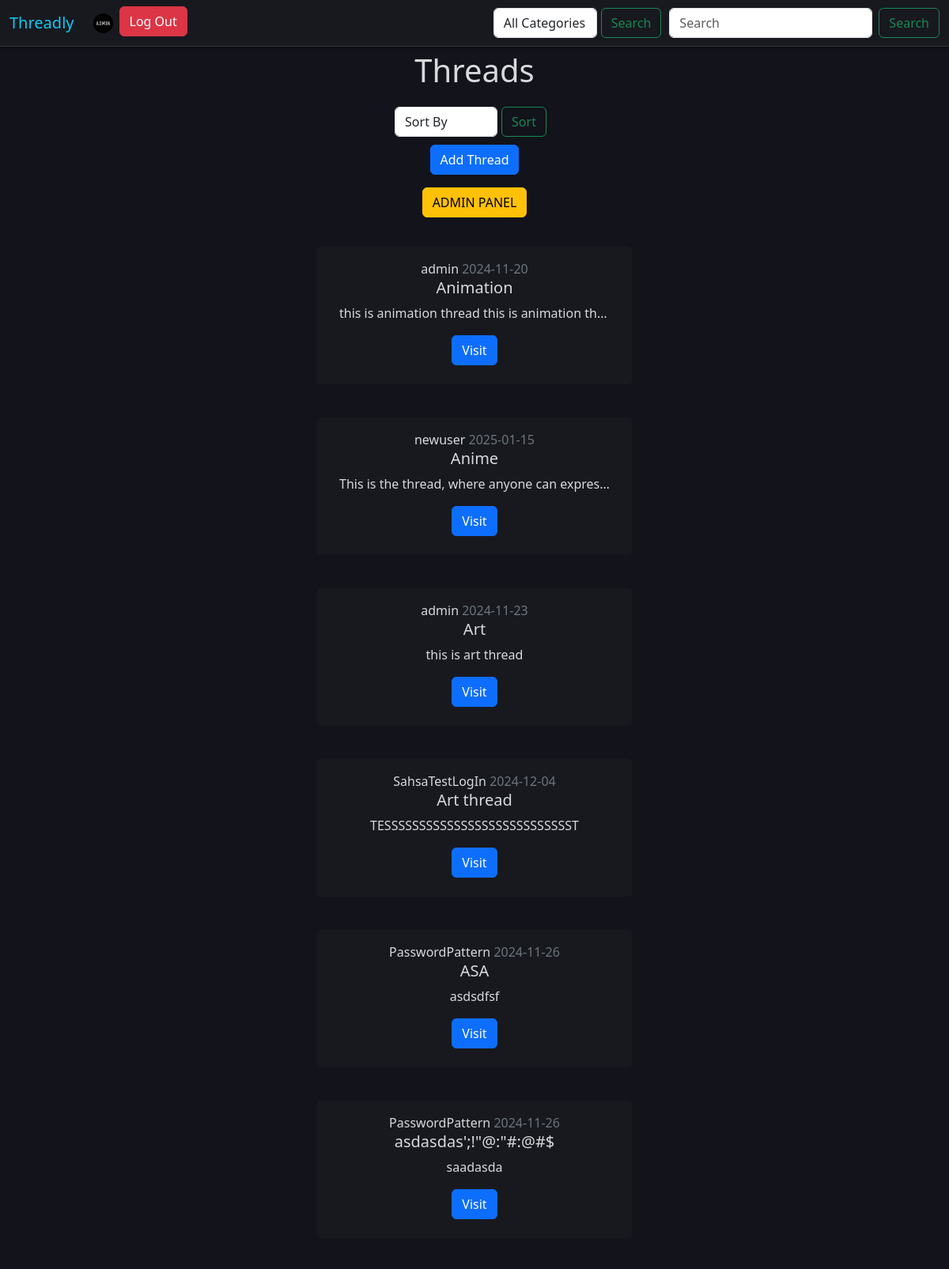
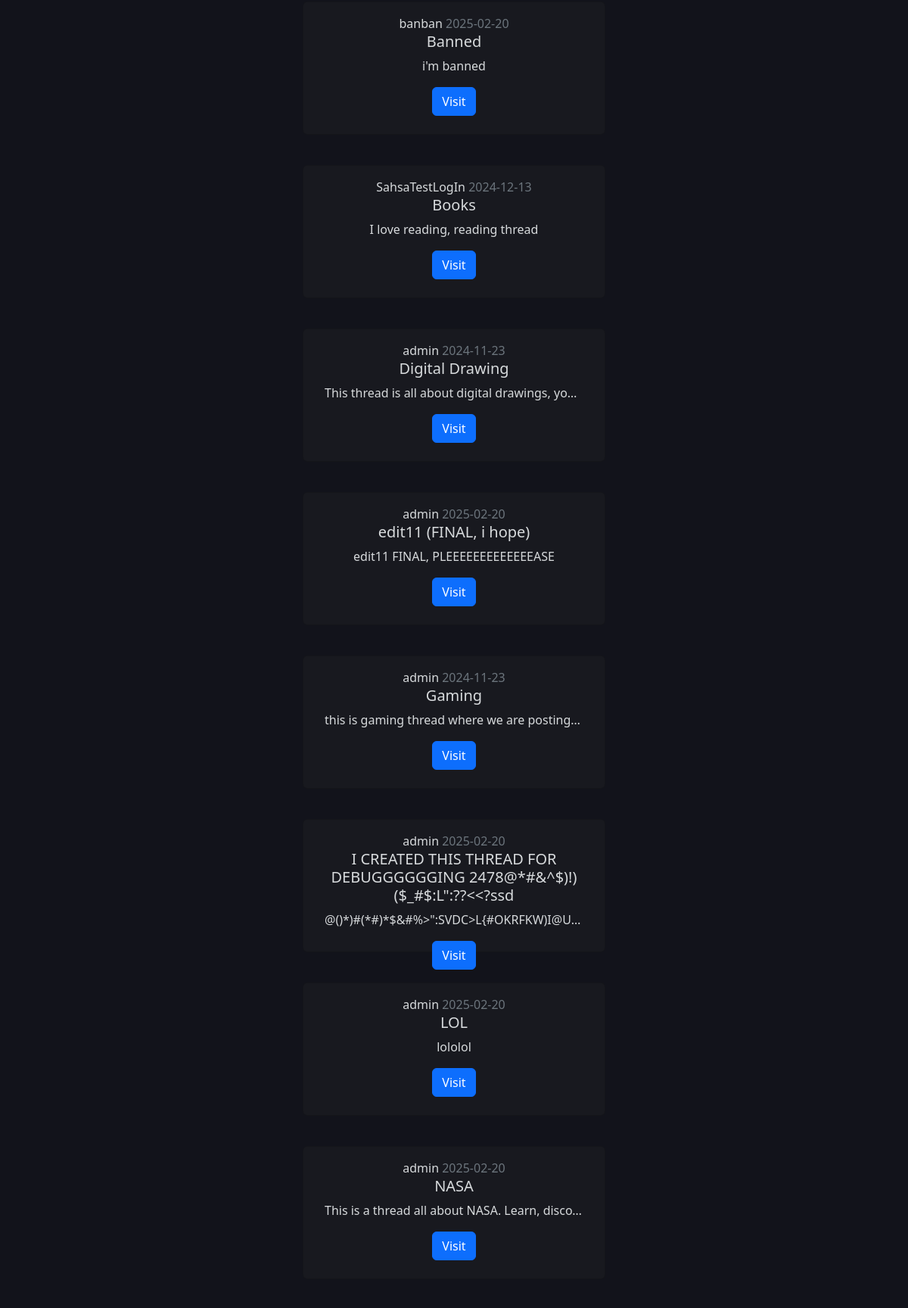
Page /show_thread.php (signed in, upper part) on the committed database (2 pictures, top to bottom).
### tables this page shows
CREATE TABLE `users` (
  `login` varchar(50) NOT NULL,
  `name` varchar(50) NOT NULL,
  `surname` varchar(50) NOT NULL,
  `email` varchar(50) NOT NULL,
  `password` varchar(255) NOT NULL,
  `birth_date` date NOT NULL,
  `role` enum('user','admin') NOT NULL DEFAULT 'user',
  `pfp` varchar(255) NOT NULL DEFAULT 'default_pfp.png',
  `about` varchar(100) DEFAULT NULL
);

CREATE TABLE `threads` (
  `name` varchar(100) NOT NULL,
  `url_name` varchar(30) NOT NULL,
  `user_login` varchar(50) NOT NULL,
  `description` varchar(700) NOT NULL,
  `date` date NOT NULL DEFAULT current_timestamp(),
  `status` enum('Public','Private') NOT NULL,
  `name_category` varchar(50) NOT NULL,
  `pinned_post` int(11) DEFAULT NULL
);

### show_thread.php (the view, shortened to what this page needs)
<?php
    include 'header.php';
    $conn = mysqli_connect($DB_HOST, $DB_USER, $DB_PASS, $DB_NAME) or die('Nie można się połączyć z bazą');
    $category_url = $_GET['category'] ?? '';
    $search = isset($_GET['search']) ? trim($_GET['search']) : '';
    $sort = isset($_GET['sort']) ? trim($_GET['sort']) : '';
    $category_url = mysqli_real_escape_string($conn, $category_url);
    $category = '';
    $user_login = (isset($_SESSION['user_login'])) ? $user_login = $_SESSION['user_login'] : '';
    $user_verif = 'SELECT * FROM `users` WHERE `login`="'.$user_login.'";';
    $result = mysqli_query($conn, $user_verif);
?>
<!DOCTYPE html>
<html lang="en">
<head>
    <link href="https://cdn.jsdelivr.net/npm/bootstrap@5.3.3/dist/css/bootstrap.min.css" rel="stylesheet">
    <link rel="stylesheet" href="style.css">
  </head>
<body>
    <section class="row justify-content-center">
      <?php
         create_header();
        if (!isset($_SESSION['user_login']))
        {
            notloggedin();
        }
        else
        {
            loggedin($user_login);
        }
         end_header();
      ?>
        <section class="row justify-content-center black-bg">
          <p class="text-center fs-1">Threads</p>
            <form class="d-flex justify-content-center" action="show_thread.php" method="GET" style="margin-right: 10px; margin-bottom:10px;">
                <select name="sort" class="form-control mr-2" style="width:130px;">
                  <option value="">Sort By</option>
                </select>
                <button class="btn btn-outline-success" type="submit" style="margin-left: 5px;">Sort</button>
            </form>
        <?php
            if (!empty($category_url))
            {
              echo '<p class="text-center fs-6">Category: '.$category['name'].'<p>';
              $q1 = 'SELECT * FROM threads WHERE name_category = "' . $category_url . '";';
            }
            else if (!empty($search))
            {
              $q1 = 'SELECT * FROM threads WHERE `name` LIKE "%' . $search . '%" OR `description` LIKE "%' . $search . '%" OR `user_login` LIKE "%' . $search . '%";';
            }
            else if (!empty($sort))
            {
              $q1 = 'SELECT * FROM threads WHERE 1 ORDER BY `'.$sort.'` ASC;';
              if ($sort == 'popular')
              {
                $q1 = 'SELECT threads.*, COUNT(posts.id_post) AS post_count FROM threads LEFT JOIN posts ON threads.url_name = posts.thread GROUP BY threads.url_name ORDER BY post_count DESC;';
              }
            }
            else
            {
              $q1 = 'select * from threads';
            }
            if (isset($_SESSION['user_login']))
            {
                echo '<p class="text-center"><a href="create_thread.php" class="btn btn-primary">Add Thread</a></p>';
            };
            if (isset($_SESSION['user_login']) && $_SESSION['user_login'] == 'admin')
            {
                echo '<p class="text-center"><a href="admin_panel.php" class="btn btn-warning">ADMIN PANEL</a></p>';
            };
            $threads = mysqli_query($conn, $q1);
            while($wi=mysqli_fetch_array($threads))
            {
                echo '<section class="row justify-content-center" style="padding: 20px;">
                  <div class="card text-center lblack-bg" style="max-width: 25rem; height: 11rem;">
                    <div class="card-body">
                        <a class="fs-6" href="profile.php?user='.$wi['user_login'].'" style="text-decoration: none; color: #D7DADC;">'.($wi['user_login']).'</a>
                        <span class="fs-6 text-secondary">'.($wi['date']).'</span>
                        <h5 class="card-title">'.$wi['name'].'</h5>
                        <p class="card-text text-truncate">'.$wi['description'].'</p>
                        <a href="thread.php?thread='.$wi['url_name'].'" class="btn btn-primary">Visit</a>
                    </div>
                  </div>
                </section>';
            }
            ?>
        </section>
     </section>
</body>
</html>

### header.php (shortened to what this page needs)
<?php
function create_header()
{
    echo '<section class="row justify-content-center header">
    <nav class="navbar navbar-expand-lg lblack-bg">
      <div class="container-fluid">
          <a class="navbar-brand text-info" href="show_thread.php">Threadly</a>
          <button class="navbar-toggler" type="button" data-bs-toggle="collapse" data-bs-target="#navbarSupportedContent" aria-controls="navbarSupportedContent" aria-expanded="false" aria-label="Toggle navigation">
            <span class="navbar-toggler-icon"></span>
          </button>
          <div class="collapse navbar-collapse" id="navbarSupportedContent">
            <ul class="navbar-nav me-auto mb-2 mb-lg-0"\>';
}
function loggedin($user_login)
{
  require 'config.php';
  $conn = mysqli_connect($DB_HOST, $DB_USER, $DB_PASS, $DB_NAME) or die('Nie można się połączyć z bazą');
  $q = 'SELECT * FROM users WHERE `login` = "'.$user_login.'";';
  $result = mysqli_query($conn, $q);
  $user = mysqli_fetch_assoc($result);
  echo '
  <li class="nav-item">
    <a class="nav-link text-light" href="profile.php?user='.$user_login.'"><img src="uploads/pfp/'.$user['pfp'].'" style="width: 25px; height: 25px; border-radius: 50%;"></a>
  </li>
  <li class="nav-item">
    <a href="logout.php" class="btn btn-danger">Log Out</a>
  </li>';
}
function end_header()
{
    echo '</ul>
    <form class="d-flex" action="show_thread.php" method="GET" style="margin-right: 10px;">
              <select name="category" class="form-control mr-2">
                <option value="">All Categories</option>';
              echo '</select>
              <button class="btn btn-outline-success" type="submit" style="margin-left: 5px;">Search</button>
        </form>
            <form class="d-flex" role="search" action="show_thread.php" method="GET">
              <input class="form-control me-2" type="search" placeholder="Search" aria-label="Search" name="search">
              <button class="btn btn-outline-success" type="submit">Search</button>
            </form>
          </div>
      </div>
    </nav>
  </section>';
}
?>

### style.css (style rules this page uses)
body { margin: 0px; background-color: #12131b; color: #D7DADC; line-height: 1.5; }
.black-bg { background-color: #12131b; color: #D7DADC; line-height: 1.5; }
.lblack-bg { background-color: #18191f; color: #D7DADC; line-height: 1.5; }
.header { border-bottom: 1px solid #333; box-shadow: 0 2px 5px rgba(0, 0, 0, 0.3); position: sticky; z-index: 1000; top:0; }

### rows in the picture
users: pfp (picture)
threads: user_login "admin", date "2024-11-20", name "Animation", description "this is animation thread this is animation th…"
threads: user_login "newuser", date "2025-01-15", name "Anime", description "This is the thread, where anyone can expres…"
threads: user_login "admin", date "2024-11-23", name "Art", description "this is art thread"
threads: user_login "SahsaTestLogIn", date "2024-12-04", name "Art thread", description "TESSSSSSSSSSSSSSSSSSSSSSSSSSST"
threads: user_login "PasswordPattern", date "2024-11-26", name "ASA", description "asdsdfsf"
threads: user_login "PasswordPattern", date "2024-11-26", name "asdasdas';!\"@:\"#:@#$", description "saadasda"
threads: user_login "banban", date "2025-02-20", name "Banned", description "i'm banned"
threads: user_login "SahsaTestLogIn", date "2024-12-13", name "Books", description "I love reading, reading thread"
threads: user_login "admin", date "2024-11-23", name "Digital Drawing", description "This thread is all about digital drawings, yo…"
threads: user_login "admin", date "2025-02-20", name "edit11 (FINAL, i hope)", description "edit11 FINAL, PLEEEEEEEEEEEEEASE"
threads: user_login "admin", date "2024-11-23", name "Gaming", description "this is gaming thread where we are posting…"
threads: user_login "admin", date "2025-02-20", name "I CREATED THIS THREAD FOR DEBUGGGGGGING 2478@*#&^$)!)($_#$:L\":??<<?ssd", description "@()*)#(*#)*$&#%>\":SVDC>L{#OKRFKW)I@U…"
threads: user_login "admin", date "2025-02-20", name "LOL", description "lololol"
threads: user_login "admin", date "2025-02-20", name "NASA", description "This is a thread all about NASA. Learn, disco…"
